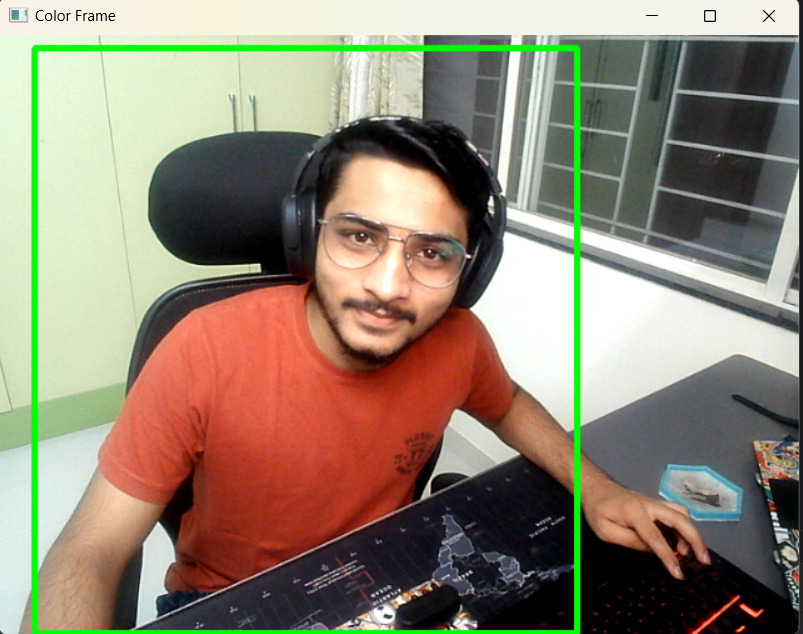
#> input picture image_2023-10-08_213012347.png, 803 x 634 px, given in place of the camera
$ python FaceTracker.py
#> lines starting #> are read from the running program, lines starting #| are printed output that depends on the picture
import cv2
import time
import pandas
from datetime import datetime

first_frame=None
status_list=[None,None]
times=[]
df= pandas.DataFrame(columns=['Start','End'])

video = cv2.VideoCapture(0)
video.read()
time.sleep(5)

while True:

    check, frame = video.read()
#> frame is the input picture: shape (634, 803, 3); mean B, G, R 115.1, 133.6, 144.5
    status = 0
    gray = cv2.cvtColor(frame, cv2.COLOR_BGR2GRAY)
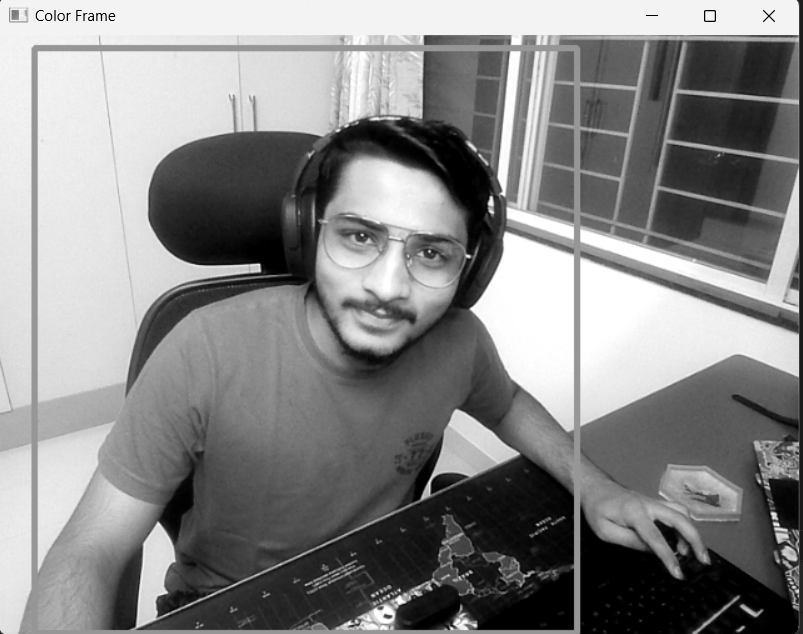
#> gray: shape (634, 803); min 0, max 255, mean 134.7
    gray = cv2.GaussianBlur(gray, (21,21), 0)
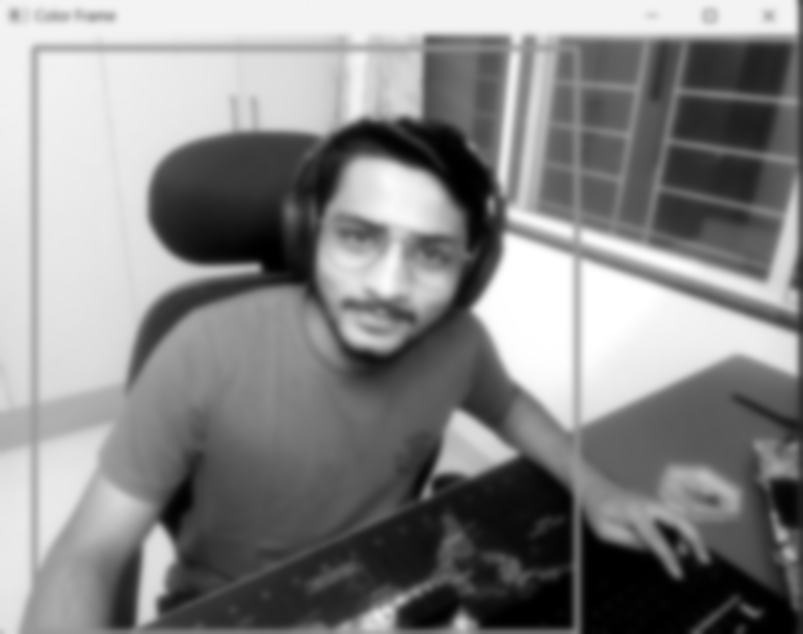
#> gray: shape (634, 803); min 0, max 255, mean 134.8

    if first_frame is None:
        first_frame = gray
        continue

    delta_frame=cv2.absdiff(first_frame,gray)
    thres_frame=cv2.threshold(delta_frame, 30, 255,cv2.THRESH_BINARY)[1]
    thres_frame=cv2.dilate(thres_frame, None, iterations=2)

    (cnts,_)=cv2.findContours(thres_frame.copy(),cv2.RETR_EXTERNAL,cv2.CHAIN_APPROX_SIMPLE)

    for contour in cnts:
        if cv2.contourArea(contour) < 50000:
            continue
        status = 1

        x, y, w, h = cv2.boundingRect(contour)
        cv2.rectangle(frame, (x, y), (x+w, y+h), (0,255,0), 3)
    status_list.append(status)

    if status_list[-1]==1 and status_list[-2]==0:
        times.append(datetime.now())
    if status_list[-1]==0 and status_list[-2]==1:
        times.append(datetime.now())

    # cv2.imshow("Threshold Frame", thres_frame)
    # cv2.imshow("Gray Frame", gray)
    # cv2.imshow("Delta Frame", delta_frame)
    cv2.imshow("Color Frame", frame)

    key=cv2.waitKey(1)
    if key == ord('q'):
        if status == 1:
            times.append(datetime.now())
        break
for i in range(0, len(times),2):
    df=df.append({'Start':times[i], 'End':times[i+1]}, ignore_index=True)
#> this loop made 0 passes

df.to_csv('Object Traking')
df1 = pandas.read_csv('Object Traking')


video.release()
cv2.destroyAllWindows
